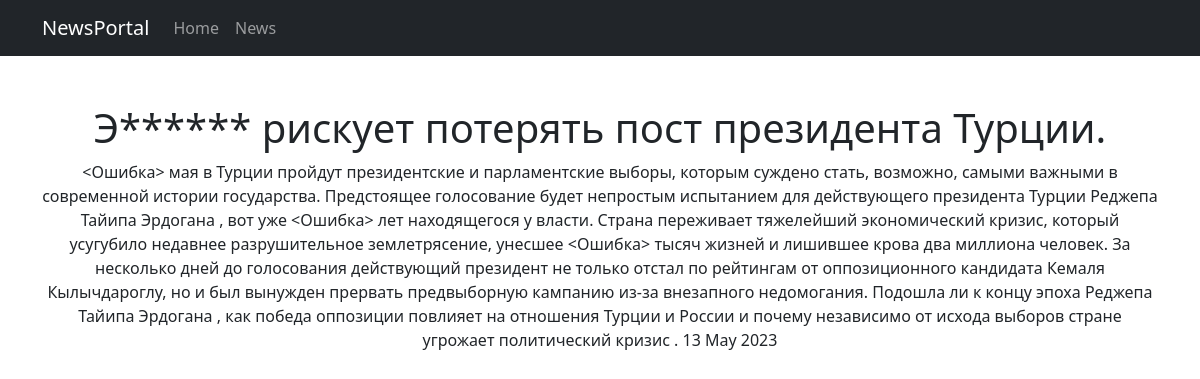
The page /news/2 on the database its author committed.
### newsapp/models.py (models this page shows, shortened)
class Post(models.Model):
    title = models.CharField(max_length=255)
    description = models.TextField()
    date_creation = models.DateTimeField(auto_now_add=True)
    category = models.ForeignKey(
        to='Category',
        on_delete=models.CASCADE,
        related_name='posts',
    )

### newsapp/views.py (the view)
# urls.py: path('<int:pk>', PostDetail.as_view()),
class PostDetail(DetailView):
    model = Post
    template_name = 'post.html'
    context_object_name = 'post'

### newsapp/templatetags/custom_filters.py (called while the page is built)
@register.filter()
def censor(text):
    censored_list = []
    for i in text.split():
        if i.isdigit() is not True:
            if i.lower() in STOP_LIST:
                i = i[0] + '*'*(len(i) - 1)
                censored_list.append(i)
            else:
                censored_list.append(i)
        else:
            i = '<Ошибка>'
            censored_list.append(i)
    return ' '.join(censored_list)

### templates/post.html (shortened to what this page needs)
{% extends 'flatpages/default.html' %}
{% load custom_filters %}
{% block content %}
    <h1>{{ post.title|censor }}</h1>
    {{ post.description|censor }}
    {{ post.date_creation|date:'d M Y'}}
{% endblock content %}

### rows shown on the page
Post: title|censor "Э****** рискует потерять пост президента Турции.", description|censor "<Ошибка> мая в Турции пройдут президентские и парламентские выборы, которым суждено стать, возможно, самыми важными в современной истории государства. Предстоящее голосование будет непростым испытанием для действующего президента Турции Реджепа Тайипа Эрдогана , вот уже <Ошибка> лет находящегося у власти. Страна переживает тяжелейший экономический кризис, который усугубило недавнее разрушительное землетрясение, унесшее <Ошибка> тысяч жизней и лишившее крова два миллиона человек. За несколько дней до голосования действующий президент не только отстал по рейтингам от оппозиционного кандидата Кемаля Кылычдароглу, но и был вынужден прервать предвыборную кампанию из-за внезапного недомогания.…", date_creation "13 May 2023"
